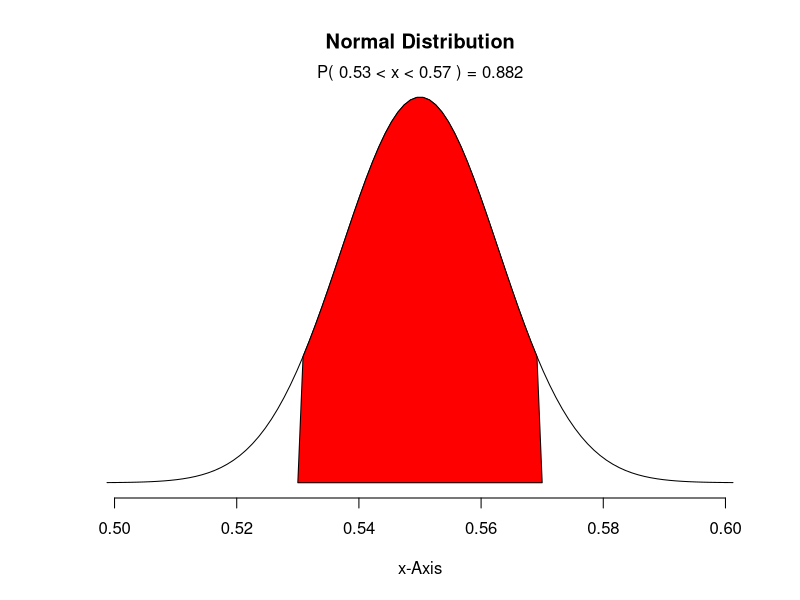

Write R code to recreate this figure.
## ---- chunk 1
knitr::opts_chunk$set(echo = TRUE)
knitr::opts_chunk$set(echo = TRUE)

library(knitr)
#library(combinat)

normalPlot <- function(mean=0, sd=1, bounds=c(-1,1), tails=FALSE) {
	x <- seq(-4,4,length=100)*sd + mean
	hx <- dnorm(x,mean,sd)

	plot(x, hx, type="n", xlab="x-Axis", ylab="",
		 main="Normal Distribution", axes=FALSE)
	lines(x, hx)

	if(tails) {
		i.low <- x <= bounds[1]
		i.high <- x >= bounds[2]
		polygon(c(x[i.low],bounds[1]), c(hx[i.low], 0), col="red")
		polygon(c(bounds[2],x[i.high]), c(0,hx[i.high]), col="red")
	} else {
		i <- x >= bounds[1] & x <= bounds[2]
		polygon(c(bounds[1],x[i],bounds[2]), c(0,hx[i],0), col="red")
		area <- pnorm(bounds[2], mean, sd) - pnorm(bounds[1], mean, sd)
		if(diff(bounds) > 0) {
			result <- paste("P(",bounds[1],"< x <",bounds[2],") =",
							signif(area, digits=3))
			mtext(result,3)
		}
	}
	axis(1)
}

## ---- chunk 2
n <-1509
p <- 0.55
success <- n*p
failure <- n*(1-p)
success
failure
## ---- chunk 3
se <-  sqrt((p*(1-p))/n)  ## Standard Error
z <- qnorm(.90)  ## Quantile Function - inverse of pnorm
CI.UPPER <- p+z*se
CI.LOWER<- p-z*se
se
z
CI.UPPER
CI.LOWER

CI <- c(CI.LOWER, CI.UPPER)
CI
## ---- chunk 4

normalPlot(p,se,bounds = c(0.53,0.57),tails=FALSE) 
